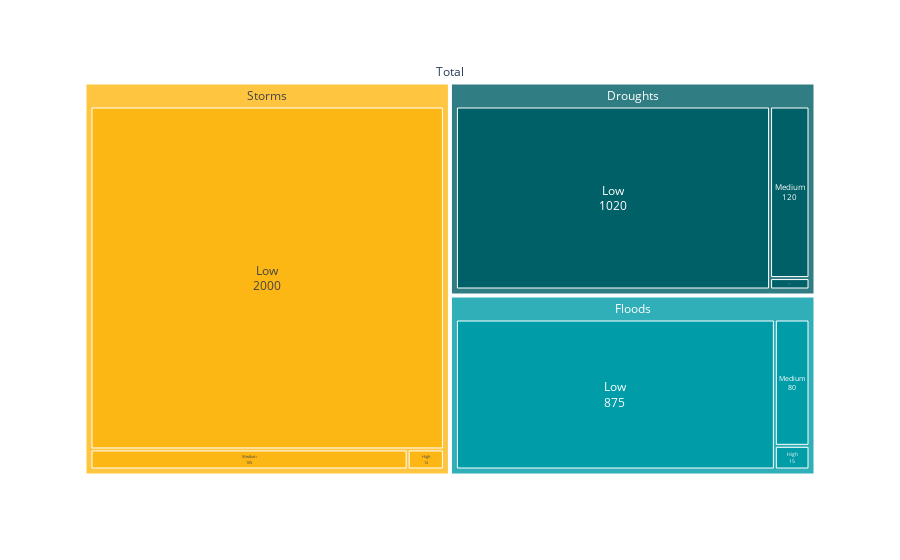

Notebook source saved alongside this figure:
### Code cell
import plotly.graph_objects as go
fig = px.treemap(df, path=['Disaster','Disaster_Type','Severity'], values='Occurrences')
fig.update_layout(treemapcolorway = ["#FDB714", "#006068", "#009CA7"])
#fig.data[0].textinfo = 'text+value'
fig.update_traces(textinfo="label+value")
fig.update_traces(textposition="middle center")
fig.show()

### Figure 1 — Plotly figure (JSON) as saved in the notebook; plotly's stock layout.template omitted (floating-point values rounded to 4 significant figures)
{"data": [{"branchvalues": "total", "domain": {"x": [0, 1], "y": [0, 1]}, "hovertemplate": "labels=%{label}<br>Occurrences=%{value}<br>parent=%{parent}<br>id=%{id}<extra></extra>", "ids": ["Total/Droughts/High", "Total/Floods/High", "Total/Storms/High", "Total/Droughts/Low", "Total/Floods/Low", "Total/Storms/Low", "Total/Droughts/Medium", "Total/Floods/Medium", "Total/Storms/Medium", "Total/Droughts", "Total/Floods", "Total/Storms", "Total"], "labels": ["High", "High", "High", "Low", "Low", "Low", "Medium", "Medium", "Medium", "Droughts", "Floods", "Storms", "Total"], "name": "", "parents": ["Total/Droughts", "Total/Floods", "Total/Storms", "Total/Droughts", "Total/Floods", "Total/Storms", "Total/Droughts", "Total/Floods", "Total/Storms", "Total", "Total", "Total", ""], "textinfo": "label+value", "textposition": "middle center", "type": "treemap", "values": [8, 15, 12, 1020, 875, 2000, 120, 80, 105, 1148, 970, 2117, 4235]}], "layout": {"legend": {"tracegroupgap": 0}, "margin": {"t": 60}, "treemapcolorway": ["#FDB714", "#006068", "#009CA7"]}}
